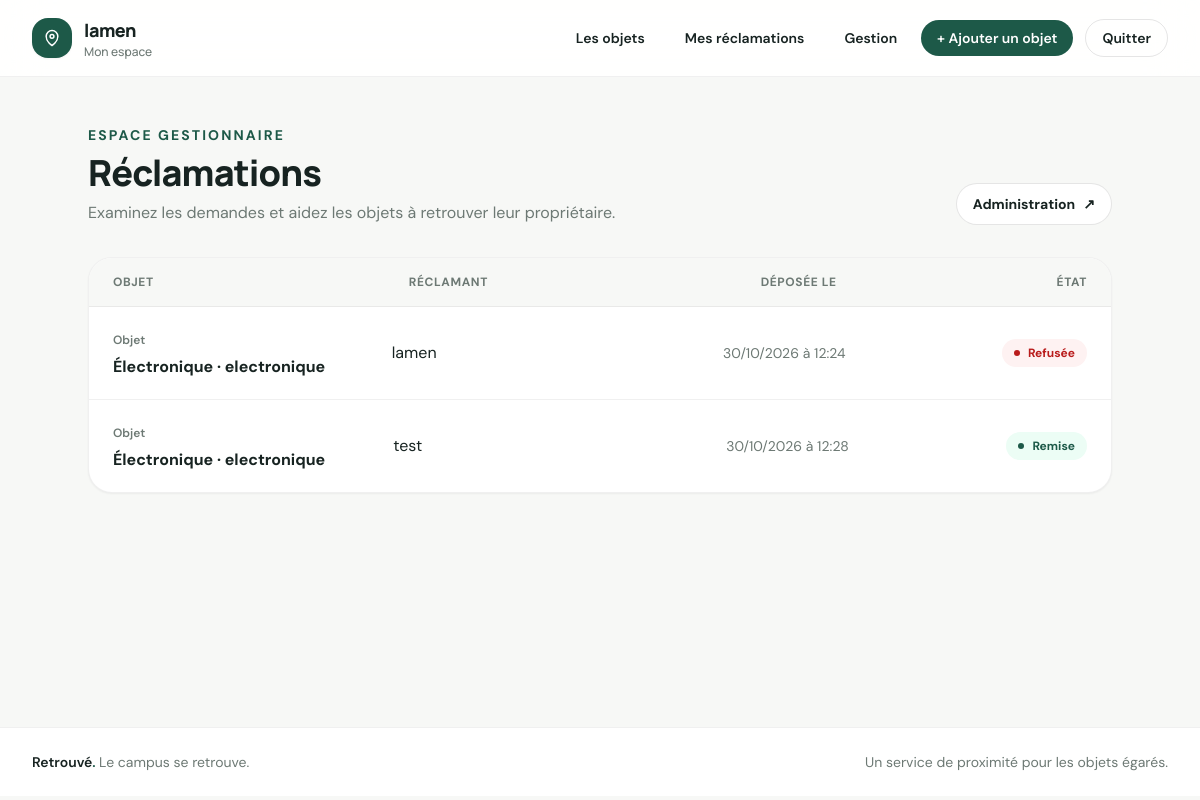
Screenshot of /gestion/reclamations/ (signed in) with the database file from the repository.
### objets_trouves/models.py (models this page shows, shortened)
class Reclamation(models.Model):
    class Etat(models.TextChoices):
        EN_ATTENTE = "en_attente", "En attente"
        ACCEPTEE = "acceptee", "Acceptée"
        REFUSEE = "refusee", "Refusée"
        REMISE = "remise", "Remise"
    objet = models.ForeignKey(
        ObjetTrouve,
        on_delete=models.PROTECT,
        related_name="reclamations",
    )
    auteur = models.ForeignKey(
        settings.AUTH_USER_MODEL,
        on_delete=models.PROTECT,
        related_name="reclamations_objets",
    )
    description_complementaire = models.TextField(
        help_text="Détails privés permettant au gestionnaire de vérifier votre réclamation."
    )
    etat = models.CharField(
        max_length=12,
        choices=Etat.choices,
        default=Etat.EN_ATTENTE,
    )
    cree_le = models.DateTimeField(auto_now_add=True)
    traitee_par = models.ForeignKey(
        settings.AUTH_USER_MODEL,
        on_delete=models.PROTECT,
        related_name="reclamations_traitees",
        null=True,
        blank=True,
    )
    traitee_le = models.DateTimeField(null=True, blank=True)
    note_decision = models.TextField(blank=True)
    remise_le = models.DateTimeField(null=True, blank=True)
    class Meta:
        ordering = ["-cree_le"]
        verbose_name = "réclamation"
        verbose_name_plural = "réclamations"
        constraints = [
            models.UniqueConstraint(
                fields=["objet", "auteur"],
                condition=Q(etat="en_attente"),
                name="une_reclamation_en_attente_par_auteur_objet",
            ),
            models.UniqueConstraint(
                fields=["objet"],
                condition=Q(etat__in=["acceptee", "remise"]),
                name="une_reclamation_gagnante_par_objet",
            ),
        ]

class ObjetTrouve(models.Model):
    class Categorie(models.TextChoices):
        ELECTRONIQUE = "electronique", "Électronique"
        VETEMENT = "vetement", "Vêtement"
        DOCUMENT = "document", "Document"
        ACCESSOIRE = "accessoire", "Accessoire"
        AUTRE = "autre", "Autre"
    categorie = models.CharField(max_length=20, choices=Categorie.choices)
    description = models.CharField(max_length=300)
    image = models.ImageField(upload_to="objets/", blank=True)
    lieu_decouverte = models.CharField(max_length=160)
    date_decouverte = models.DateField()
    publie_par = models.ForeignKey(
        settings.AUTH_USER_MODEL,
        on_delete=models.PROTECT,
        related_name="objets_publies",
    )
    cree_le = models.DateTimeField(auto_now_add=True)
    remis_le = models.DateTimeField(null=True, blank=True)
    remis_a = models.ForeignKey(
        settings.AUTH_USER_MODEL,
        on_delete=models.PROTECT,
        related_name="objets_retrouves",
        null=True,
        blank=True,
    )
    remis_par = models.ForeignKey(
        settings.AUTH_USER_MODEL,
        on_delete=models.PROTECT,
        related_name="objets_remis",
        null=True,
        blank=True,
    )
    class Meta:
        ordering = ["-date_decouverte", "-cree_le"]
        verbose_name = "objet trouvé"
        verbose_name_plural = "objets trouvés"

### objets_trouves/views.py (the view)
# urls.py: path("gestion/reclamations/", views.gestion_reclamations, name="gestion_reclamations"),
@user_passes_test(est_gestionnaire)
def gestion_reclamations(request):
    reclamations = Reclamation.objects.select_related("objet", "auteur").order_by(
        "etat", "-cree_le"
    )
    return render(
        request,
        "objets_trouves/gestion_reclamations.html",
        {"reclamations": reclamations},
    )

### objets_trouves/views.py (called while the page is built)
def est_gestionnaire(user):
    return user.is_staff

### objets_trouves/templates/objets_trouves/gestion_reclamations.html (shortened to what this page needs)
{% extends "objets_trouves/base.html" %}
{% block content %}
  <div class="mx-auto max-w-5xl">
    <p class="text-sm font-bold uppercase tracking-[.15em] text-forest">Espace gestionnaire</p>
    <div class="mt-2 flex flex-col gap-3 sm:flex-row sm:items-end sm:justify-between">
      <div><h1 class="text-3xl font-extrabold tracking-tight sm:text-4xl">Réclamations</h1><p class="mt-2 text-muted">Examinez les demandes et aidez les objets à retrouver leur propriétaire.</p></div>
      <a href="/admin/" class="inline-flex w-fit items-center gap-2 rounded-full border border-black/10 bg-white px-4 py-2.5 text-sm font-bold transition hover:border-ink">Administration <span aria-hidden="true">↗</span></a>
    </div>
    <div class="mt-8 overflow-hidden rounded-3xl border border-black/[.06] bg-white shadow-sm">
      <div class="hidden grid-cols-[1fr_1.2fr_1fr_auto] gap-4 border-b border-black/[.06] bg-paper px-6 py-4 text-xs font-bold uppercase tracking-wider text-muted sm:grid"><span>Objet</span><span>Réclamant</span><span>Déposée le</span><span>État</span></div>
      {% for reclamation in reclamations %}
        <a href="{% url 'detail_gestion_reclamation' reclamation.pk %}" class="grid gap-3 border-b border-black/[.06] px-5 py-5 transition last:border-0 hover:bg-[#fbfcfb] sm:grid-cols-[1fr_1.2fr_1fr_auto] sm:items-center sm:gap-4 sm:px-6">
          <div><span class="text-xs font-semibold text-muted">Objet</span><p class="mt-1 font-bold">{{ reclamation.objet.get_categorie_display }} · {{ reclamation.objet.description }}</p></div>
          <div><span class="text-xs font-semibold text-muted sm:hidden">Réclamant</span><p class="mt-1 sm:mt-0">{{ reclamation.auteur }}</p></div>
          <p class="text-sm text-muted">{{ reclamation.cree_le|date:"d/m/Y à H:i" }}</p>
          <span class="inline-flex w-fit items-center gap-2 rounded-full px-3 py-1.5 text-xs font-bold {% if reclamation.etat == 'acceptee' or reclamation.etat == 'remise' %}bg-emerald-50 text-forest{% elif reclamation.etat == 'refusee' %}bg-red-50 text-red-700{% else %}bg-amber-50 text-amber-800{% endif %}"><span class="h-1.5 w-1.5 rounded-full bg-current"></span>{{ reclamation.get_etat_display }}</span>
        </a>
      {% empty %}
        <div class="px-6 py-16 text-center">
          <span class="mx-auto flex h-14 w-14 items-center justify-center rounded-2xl bg-mint text-2xl">✓</span>
          <h2 class="mt-4 text-lg font-bold">Tout est à jour</h2>
          <p class="mt-2 text-sm text-muted">Aucune réclamation à traiter pour le moment.</p>
        </div>
      {% endfor %}
    </div>
  </div>
{% endblock %}

### objets_trouves/templates/objets_trouves/base.html (shortened to what this page needs)
<!doctype html>
<html lang="fr">
<head>
  <script src="https://cdn.tailwindcss.com"></script>
</head>
<body class="min-h-screen bg-paper text-ink antialiased">
  <header class="sticky top-0 z-30 border-b border-black/[.06] bg-white/90 backdrop-blur-xl">
    <nav class="mx-auto flex max-w-7xl items-center justify-between gap-5 px-5 py-4 sm:px-8" aria-label="Navigation principale">
      <a href="{% url 'liste_objets' %}" class="brand flex items-center gap-3 text-lg font-extrabold tracking-tight text-ink">
        <span class="flex h-10 w-10 items-center justify-center rounded-2xl bg-forest text-white shadow-sm">
          <svg class="h-5 w-5" viewBox="0 0 24 24" fill="none" stroke="currentColor" stroke-width="1.8" aria-hidden="true">
            <path stroke-linecap="round" stroke-linejoin="round" d="M12 21s7-4.35 7-11a7 7 0 1 0-14 0c0 6.65 7 11 7 11Z"/><circle cx="12" cy="10" r="2.3"/>
          </svg>
        </span>
        <span class="min-w-0">
          {% if user.is_authenticated %}
            <span class="block max-w-48 truncate">{{ user.get_username }}</span>
            <span class="hidden text-xs font-medium tracking-normal text-muted sm:block">Mon espace</span>
          {% else %}
            <span>Retrouvé<span class="text-forest">.</span><span class="hidden text-xs font-medium tracking-normal text-muted sm:inline"> · Campus</span></span>
          {% endif %}
        </span>
      </a>
      <div class="flex items-center gap-1 sm:gap-2">
        <a href="{% url 'liste_objets' %}" class="hidden rounded-full px-4 py-2 text-sm font-semibold text-ink transition hover:bg-paper sm:inline-flex">Les objets</a>
        {% if user.is_authenticated %}
          <a href="{% url 'mes_reclamations' %}" class="rounded-full px-3 py-2 text-sm font-semibold text-ink transition hover:bg-paper sm:px-4">Mes réclamations</a>
          {% if user.is_staff %}
            <a href="{% url 'gestion_reclamations' %}" class="hidden rounded-full px-4 py-2 text-sm font-semibold text-ink transition hover:bg-paper md:inline-flex">Gestion</a>
            <a href="{% url 'ajouter_objet' %}" class="hidden rounded-full bg-forest px-4 py-2 text-sm font-semibold text-white transition hover:bg-[#174737] lg:inline-flex">+ Ajouter un objet</a>
          {% endif %}
          <form method="post" action="{% url 'logout' %}" class="ml-1">
            <button type="submit" class="rounded-full border border-black/10 px-4 py-2 text-sm font-semibold text-ink transition hover:border-ink hover:bg-ink hover:text-white">Quitter</button>
          </form>
        {% else %}
          <a href="{% url 'login' %}" class="rounded-full bg-ink px-5 py-2.5 text-sm font-semibold text-white transition hover:bg-forest">Connexion</a>
        {% endif %}
      </div>
    </nav>
  </header>
  <main class="mx-auto min-h-[calc(100vh-150px)] max-w-7xl px-5 py-8 sm:px-8 sm:py-12">
    {% block content %}{% endblock %}
  </main>
  <footer class="border-t border-black/[.06] bg-white">
    <div class="mx-auto flex max-w-7xl flex-col gap-2 px-5 py-6 text-sm text-muted sm:flex-row sm:items-center sm:justify-between sm:px-8">
      <p class="font-semibold text-ink">Retrouvé<span class="text-forest">.</span> <span class="font-normal text-muted">Le campus se retrouve.</span></p>
      <p>Un service de proximité pour les objets égarés.</p>
    </div>
  </footer>
</body>
</html>

### objets_trouves/templates/objets_trouves/base.html (style rules this page uses)
body { font-family: "DM Sans", sans-serif; }
h1, h2, h3, .brand { font-family: "Manrope", sans-serif; }

### rows the page displays
Reclamation: objet.categorie "Électronique", objet.description "electronique", auteur "lamen", cree_le "30/10/2026 à 12:24", etat "Refusée"
Reclamation: objet.categorie "Électronique", objet.description "electronique", auteur "test", cree_le "30/10/2026 à 12:28", etat "Remise"

### other values shown
{{ user.get_username }} "lamen"
